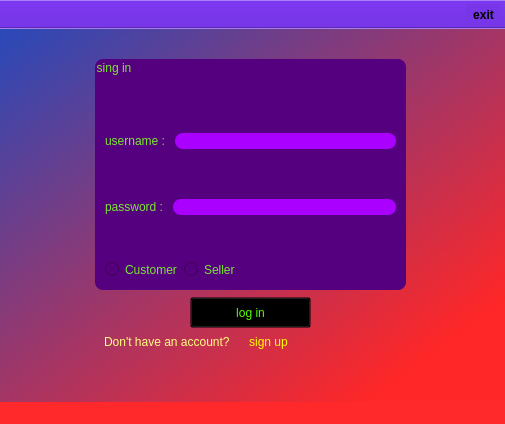
<?xml version="1.0" encoding="UTF-8"?>
<ui version="4.0">
 <class>login_singup</class>
 <widget class="QMainWindow" name="login_singup">
  <property name="geometry">
   <rect>
    <x>0</x>
    <y>0</y>
    <width>505</width>
    <height>424</height>
   </rect>
  </property>
  <property name="windowTitle">
   <string>MainWindow</string>
  </property>
  <property name="styleSheet">
   <string notr="true">background-color: rgba(255, 40, 42, 240);</string>
  </property>
  <widget class="QWidget" name="centralwidget">
   <property name="enabled">
    <bool>true</bool>
   </property>
   <property name="styleSheet">
    <string notr="true">background-color: qlineargradient(spread:reflect, x1:0, y1:0, x2:1, y2:1, stop:0 rgba(41, 73, 185, 255), stop:0.865169 rgba(255, 39, 39, 255));
</string>
   </property>
   <widget class="QFrame" name="frame">
    <property name="geometry">
     <rect>
      <x>55</x>
      <y>10</y>
      <width>391</width>
      <height>321</height>
     </rect>
    </property>
    <property name="styleSheet">
     <string notr="true">background-color: transparent;
</string>
    </property>
    <property name="frameShape">
     <enum>QFrame::StyledPanel</enum>
    </property>
    <property name="frameShadow">
     <enum>QFrame::Raised</enum>
    </property>
    <widget class="QGroupBox" name="groupBox">
     <property name="geometry">
      <rect>
       <x>40</x>
       <y>20</y>
       <width>311</width>
       <height>231</height>
      </rect>
     </property>
     <property name="styleSheet">
      <string notr="true">color: rgb(123, 230, 50);
background-color: rgb(85, 0, 127);
font: 15pt &quot;MV Boli&quot;;
border-radius : 8px;
</string>
     </property>
     <property name="title">
      <string>sing in</string>
     </property>
     <widget class="QWidget" name="layoutWidget">
      <property name="geometry">
       <rect>
        <x>10</x>
        <y>30</y>
        <width>291</width>
        <height>171</height>
       </rect>
      </property>
      <layout class="QVBoxLayout" name="verticalLayout">
       <item>
        <layout class="QHBoxLayout" name="horizontalLayout">
         <item>
          <widget class="QLabel" name="label">
           <property name="styleSheet">
            <string notr="true">font: 10pt &quot;Consol&quot;;
background-color: rgb(85, 0, 127);</string>
           </property>
           <property name="text">
            <string>username : </string>
           </property>
          </widget>
         </item>
         <item>
          <widget class="QLineEdit" name="lineEdit">
           <property name="styleSheet">
            <string notr="true">font: 11pt &quot;Microsoft Sans Serif&quot;;
background-color: rgb(170, 0, 255);
border-radius: 8px;
</string>
           </property>
          </widget>
         </item>
        </layout>
       </item>
       <item>
        <layout class="QHBoxLayout" name="horizontalLayout_2">
         <item>
          <widget class="QLabel" name="label_2">
           <property name="styleSheet">
            <string notr="true">font: 10pt &quot;Consol&quot;;
background-color: rgb(85, 0, 127);</string>
           </property>
           <property name="text">
            <string>password : </string>
           </property>
          </widget>
         </item>
         <item>
          <widget class="QLineEdit" name="lineEdit_2">
           <property name="styleSheet">
            <string notr="true">font: 11pt &quot;Microsoft Sans Serif&quot;;
background-color: rgb(170, 0, 255);
border-radius: 8px;</string>
           </property>
           <property name="echoMode">
            <enum>QLineEdit::Password</enum>
           </property>
          </widget>
         </item>
        </layout>
       </item>
      </layout>
     </widget>
     <widget class="QWidget" name="layoutWidget">
      <property name="geometry">
       <rect>
        <x>10</x>
        <y>200</y>
        <width>132</width>
        <height>22</height>
       </rect>
      </property>
      <layout class="QHBoxLayout" name="horizontalLayout_3">
       <item>
        <widget class="QRadioButton" name="radioButton">
         <property name="cursor">
          <cursorShape>PointingHandCursor</cursorShape>
         </property>
         <property name="styleSheet">
          <string notr="true">font: 8pt &quot;MS Shell Dlg 2&quot;;


</string>
         </property>
         <property name="text">
          <string>Customer</string>
         </property>
        </widget>
       </item>
       <item>
        <widget class="QRadioButton" name="radioButton_2">
         <property name="cursor">
          <cursorShape>PointingHandCursor</cursorShape>
         </property>
         <property name="styleSheet">
          <string notr="true">font: 8pt &quot;MS Shell Dlg 2&quot;;</string>
         </property>
         <property name="text">
          <string>Seller</string>
         </property>
        </widget>
       </item>
      </layout>
     </widget>
    </widget>
    <widget class="QPushButton" name="pushButton_2">
     <property name="geometry">
      <rect>
       <x>135</x>
       <y>258</y>
       <width>121</width>
       <height>31</height>
      </rect>
     </property>
     <property name="cursor">
      <cursorShape>PointingHandCursor</cursorShape>
     </property>
     <property name="acceptDrops">
      <bool>true</bool>
     </property>
     <property name="styleSheet">
      <string notr="true">font: 75 12pt &quot;Segoe Print&quot;;
color: rgb(85, 255, 0);</string>
     </property>
     <property name="text">
      <string>log in</string>
     </property>
    </widget>
    <widget class="QWidget" name="layoutWidget">
     <property name="geometry">
      <rect>
       <x>40</x>
       <y>280</y>
       <width>231</width>
       <height>41</height>
      </rect>
     </property>
     <layout class="QHBoxLayout" name="horizontalLayout_4">
      <property name="spacing">
       <number>0</number>
      </property>
      <property name="leftMargin">
       <number>9</number>
      </property>
      <property name="topMargin">
       <number>9</number>
      </property>
      <property name="rightMargin">
       <number>19</number>
      </property>
      <property name="bottomMargin">
       <number>4</number>
      </property>
      <item>
       <widget class="QLabel" name="label_3">
        <property name="styleSheet">
         <string notr="true">
font: 57 10pt &quot;Mission Gothic Bold Italic&quot;;
color: rgb(255, 255, 127);</string>
        </property>
        <property name="text">
         <string>Don't have an account?</string>
        </property>
       </widget>
      </item>
      <item>
       <widget class="QPushButton" name="pushButton">
        <property name="cursor">
         <cursorShape>PointingHandCursor</cursorShape>
        </property>
        <property name="styleSheet">
         <string notr="true">border-radius:8px;
color: rgb(255, 255, 0);
font: 75 12pt &quot;Segoe Print&quot;;
font: 57 11pt &quot;Mission Gothic Bold Italic&quot;;
background-color: transparent;
</string>
        </property>
        <property name="text">
         <string>sign up</string>
        </property>
       </widget>
      </item>
     </layout>
    </widget>
   </widget>
  </widget>
  <widget class="QMenuBar" name="menubar">
   <property name="geometry">
    <rect>
     <x>0</x>
     <y>0</y>
     <width>505</width>
     <height>21</height>
    </rect>
   </property>
   <property name="styleSheet">
    <string notr="true">background-color: qlineargradient(spread:reflect, x1:0, y1:0, x2:1, y2:1, stop:0 rgba(41, 73, 185, 255), stop:0.865169 rgba(255, 39, 39, 255));</string>
   </property>
  </widget>
  <widget class="QStatusBar" name="statusBar">
   <property name="styleSheet">
    <string notr="true">background-color: transparent;
</string>
   </property>
  </widget>
  <widget class="QToolBar" name="toolBar">
   <property name="windowTitle">
    <string>toolBar</string>
   </property>
   <property name="layoutDirection">
    <enum>Qt::RightToLeft</enum>
   </property>
   <property name="styleSheet">
    <string notr="true">background-color: rgb(119, 54, 231);</string>
   </property>
   <property name="movable">
    <bool>false</bool>
   </property>
   <property name="allowedAreas">
    <set>Qt::LeftToolBarArea</set>
   </property>
   <property name="floatable">
    <bool>true</bool>
   </property>
   <attribute name="toolBarArea">
    <enum>TopToolBarArea</enum>
   </attribute>
   <attribute name="toolBarBreak">
    <bool>false</bool>
   </attribute>
   <addaction name="exit"/>
  </widget>
  <action name="exit">
   <property name="icon">
    <iconset resource="resources.qrc">
     <normaloff>:/resources/image/closewindow_hover.png</normaloff>:/resources/image/closewindow_hover.png</iconset>
   </property>
   <property name="text">
    <string>exit</string>
   </property>
   <property name="font">
    <font>
     <weight>75</weight>
     <italic>false</italic>
     <bold>true</bold>
    </font>
   </property>
  </action>
 </widget>
 <resources>
  <include location="resources.qrc"/>
 </resources>
 <connections/>
</ui>
